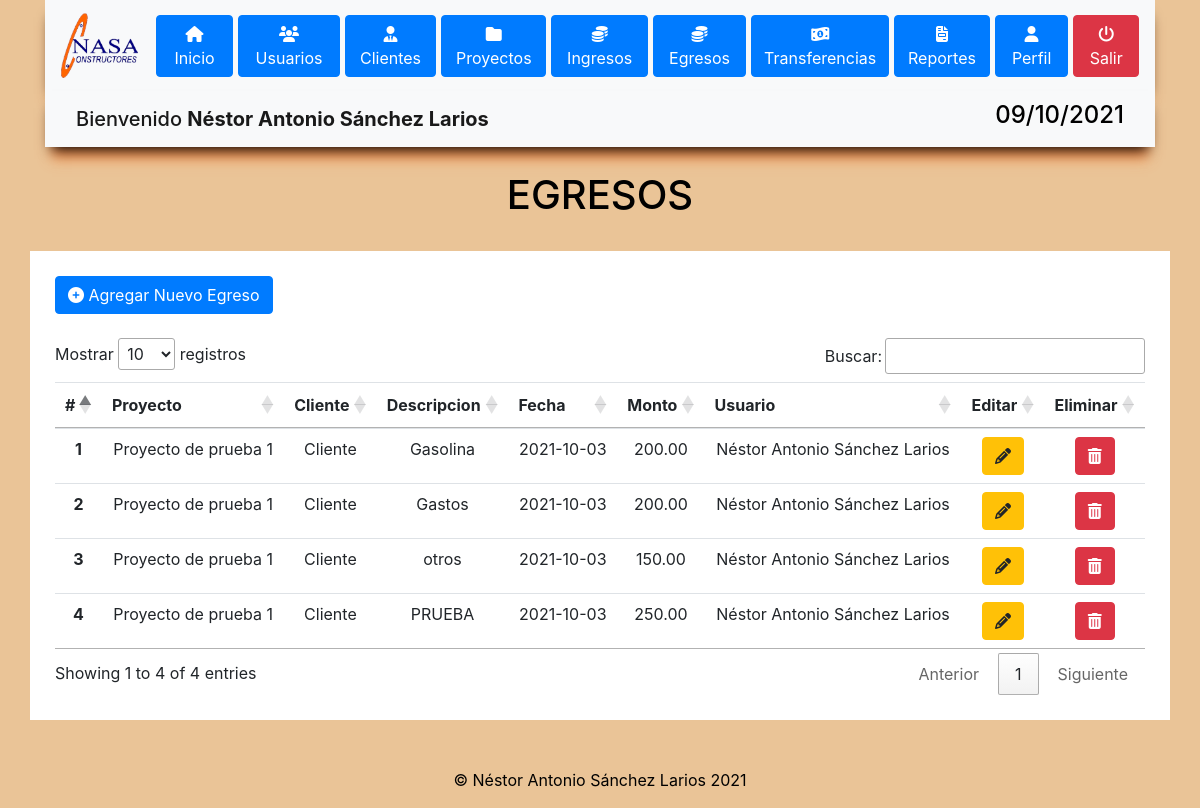
The app's page /vistas/egresos.php (signed in) with its own data.
### tables this page shows
CREATE TABLE `egreso` (
  `id_egreso` int(11) NOT NULL,
  `proyecto` int(11) NOT NULL,
  `id_usuario` int(11) NOT NULL,
  `fecha` date NOT NULL,
  `monto` decimal(10,2) NOT NULL,
  `descripcion` text NOT NULL,
  `estado` int(11) NOT NULL
);

CREATE TABLE `proyecto` (
  `id_proyecto` int(11) NOT NULL,
  `id_cliente` int(11) NOT NULL,
  `nombre` text NOT NULL,
  `municipio` int(11) NOT NULL,
  `departamento` int(11) NOT NULL,
  `direccion` text NOT NULL,
  `precio` decimal(10,2) NOT NULL,
  `contrato` text NOT NULL,
  `fecha_inicio` date NOT NULL,
  `fecha_fin` date NOT NULL,
  `nog` text NOT NULL,
  `estadoproyecto` int(11) NOT NULL,
  `estado` int(11) NOT NULL
);

CREATE TABLE `cliente` (
  `id_cliente` int(11) NOT NULL,
  `nombre` text NOT NULL,
  `telefono` int(8) NOT NULL,
  `direccion` text NOT NULL,
  `nit` int(11) NOT NULL,
  `estado` int(11) NOT NULL
);

CREATE TABLE `usuario` (
  `id_usuario` int(11) NOT NULL,
  `nombre` text NOT NULL,
  `usuario` text NOT NULL,
  `password` text NOT NULL,
  `estado` int(11) NOT NULL,
  `id_rol` int(11) NOT NULL
);

### vistas/egresos.php (the view, shortened to what this page needs)
<?php
include '../modelos/conexion.php';
if (isset($_SESSION['nombreUsuario'])){
    $nombreU = $_SESSION['nombreUsuario'];
    $IdUsuario = $_SESSION['UsuarioId'];
    $rolUsuario= $_SESSION['rolUsuario'];
}else{
    header("location:../vistas/miperfil.php");
}
?>
<!DOCTYPE html>
<html lang="es">
<head>
<?php
include "header/directorio.php"
?>
</head>
<body>
<?php
    include "header/header.php"
?>
<br>
<div class="container">
    <h1 class="text-center" style="color: black;">EGRESOS</h1>
</div>
<br>
<div class="container" style="background-color: white; padding: 25px;">
    <button type="button" id="botonAgregar" class="btn btn-primary" data-toggle="modal" data-target="#egresoModal"
    data-idu="<?php echo $IdUsuario?>">
    <i class="fas fa-plus-circle"></i> Agregar Nuevo Egreso
    </button>
    <br>
    <br>
    <table id="egresos" class="table text-center table-responsive-lg">
  <thead>
    <tr>
    <tr>
      <th scope="col">#</th>
      <th scope="col">Proyecto</th>
      <th scope="col">Cliente</th>
      <th scope="col">Descripcion</th>
      <th scope="col">Fecha</th>
      <th scope="col">Monto</th>
      <th scope="col">Usuario</th>
      <th scope="col">Editar</th>
      <th scope="col">Eliminar</th>
    </tr>
  </thead>
  <tbody>
  <?php
  $qegreso = "SELECT e.id_egreso as idegreso, p.nombre as nomproyectoE, c.nombre as nomclienteE, e.fecha as fechaE,
               e.monto as montoE, e.descripcion as descripcionE, u.nombre as nombreUsuario FROM egreso e
               inner join usuario as u on e.id_usuario = u.id_usuario
               inner join proyecto as p on e.proyecto = p.id_proyecto
               inner join cliente as c on p.id_cliente = c.id_cliente
                WHERE e.estado !=0 and e.id_usuario = '$IdUsuario'";
  $resultadoE = mysqli_query($conexion,$qegreso);
  $i =0;
  while($egreso = mysqli_fetch_array($resultadoE)){
    $i ++;
    ?>
    <tr>
    <th scope="row"><?php echo $i ?></th>
      <td><?php echo $egreso['nomproyectoE'] ?></td>
      <td><?php echo $egreso['nomclienteE'] ?></td>
      <td><?php echo $egreso['descripcionE'] ?></td>
      <td><?php echo $egreso['fechaE'] ?></td>
      <td><?php echo $egreso['montoE'] ?></td>
      <td><?php echo $egreso['nombreUsuario'] ?></td>
      <td>
      <div class="" >
        <div role="group" aria-label="Third group">
        <button type="button" id="botonEditarEgreso" class="btn btn-warning" data-toggle="modal" data-target="#EditarEgresoModal"
        data-id="<?php echo $egreso['idegreso']?>" data-monto="<?php echo $egreso['montoE']?>"
         data-descri="<?php echo $egreso['descripcionE']?>">
        <i class="fas fa-pencil-alt"></i>
        </button>
            </div>
            </td>
      <td>
      <div role="group" aria-label="Third group">
        <button type="button" id="botonEliminar" class="btn btn-danger" data-toggle="modal" data-target="#EliminarEgresoModal"
        data-ide="<?php echo $egreso['idegreso']  ?>">
        <i class="fas fa-trash-alt"></i>
        </button>
          </div>
      </td>
  </div>
    </tr>
    <?php
  }
    ?>
        <br>
        <br>
      <div class="footer text-center">
          <p>© Néstor Antonio Sánchez Larios 2021</p>
      </div>
</body>
</html>

### vistas/header/directorio.php (shortened to what this page needs)
<link rel="stylesheet" href="https://cdn.jsdelivr.net/npm/bootstrap@4.6.0/dist/css/bootstrap.min.css">
<link rel="stylesheet" type="text/css" href="https://cdn.datatables.net/1.10.25/css/jquery.dataTables.css">
<link rel="stylesheet" href="../css/inicio.css">

### vistas/header/header.php (shortened to what this page needs)
<div class="container">
    <nav class="navbar navbar-expand-lg navbar-light bg-light">
        <a class="navbar-brand text-dark">
            <img src="../img/logonasa.png" height="65px">
        </a>
        <div class="collapse navbar-collapse" id="menu">
        <a href="inicio.php" class="btn btn-primary" style="margin-right: 5px;"><i class="fas fa-home"></i> Inicio</a>
            <?php
                if($rolUsuario==1){
                    include 'headerAdmin.php';
                }elseif($rolUsuario==2){
                    include 'headerGerente.php';
                }else{
                    include 'headerSecretaria.php';
                }
            ?>
            <span>
                <a class="btn btn-danger" href="../controladores/salir.php"><i class="fas fa-power-off"></i> Salir</a>
            </span>
        </div>
        <br>
    </nav>
    <nav class="navbar navbar-light bg-light">
        <div class="container-fluid">
            <span class="navbar-brand mb-0 h1">Bienvenido <b><?php echo $nombreU; ?></b></span>
            <h4 class="text-center" style="color: black;"><?php
            echo date("d/m/Y") ?></h4>
        </div>
    </nav>
</div>

### vistas/header/headerAdmin.php
<a href="usuarios.php" class="btn btn-primary" style="margin-right: 5px;"><i class="fas fa-users"></i> Usuarios</a>
<a href="clientes.php" class="btn btn-primary" style="margin-right: 5px;"><i class="fas fa-user-tie"></i> Clientes</a>
<a href="proyectos.php" class="btn btn-primary" style="margin-right: 5px;"><i class="fas fa-folder"></i> Proyectos</a>
<a href="ingresos.php" class="btn btn-primary" style="margin-right: 5px;"><i class="fas fa-coins"></i> Ingresos</a>
<a href="egresos.php" class="btn btn-primary" style="margin-right: 5px;"><i class="fas fa-coins"></i> Egresos</a>
<a href="transferencias.php" class="btn btn-primary" style="margin-right: 5px;"><i class="fas fa-money-bill-wave-alt"></i> Transferencias</a>
<a href="reportes.php" class="btn btn-primary" style="margin-right: 5px;"><i class="fas fa-file-invoice"></i> Reportes</a>
<a href="miperfil.php" class="btn btn-primary" style="margin-right: 5px;"><i class="fas fa-user"></i> Perfil</a>

### css/inicio.css (style rules this page uses)
body { background-color: #EAC497; }
.navbar { -webkit-box-shadow: 0px 10px 13px -7px #000000, 0px 19px 12px -7px rgba(255,126,48,0.68); box-shadow: 0px 10px 13px -7px #000000, 0px 19px 12px -7px rgba(255,126,48,0.68); }
.footer { color: black; }

### records on screen
egreso: proyecto.nombre "Proyecto de prueba 1", cliente.nombre "Cliente", descripcion "Gasolina", fecha "2021-10-03", monto "200.00", id_usuario.nombre "Néstor Antonio Sánchez Larios"
egreso: proyecto.nombre "Proyecto de prueba 1", cliente.nombre "Cliente", descripcion "Gastos", fecha "2021-10-03", monto "200.00", id_usuario.nombre "Néstor Antonio Sánchez Larios"
egreso: proyecto.nombre "Proyecto de prueba 1", cliente.nombre "Cliente", descripcion "otros", fecha "2021-10-03", monto "150.00", id_usuario.nombre "Néstor Antonio Sánchez Larios"
egreso: proyecto.nombre "Proyecto de prueba 1", cliente.nombre "Cliente", descripcion "PRUEBA", fecha "2021-10-03", monto "250.00", id_usuario.nombre "Néstor Antonio Sánchez Larios"

### other values on screen
$nombreU "Néstor Antonio Sánchez Larios"
